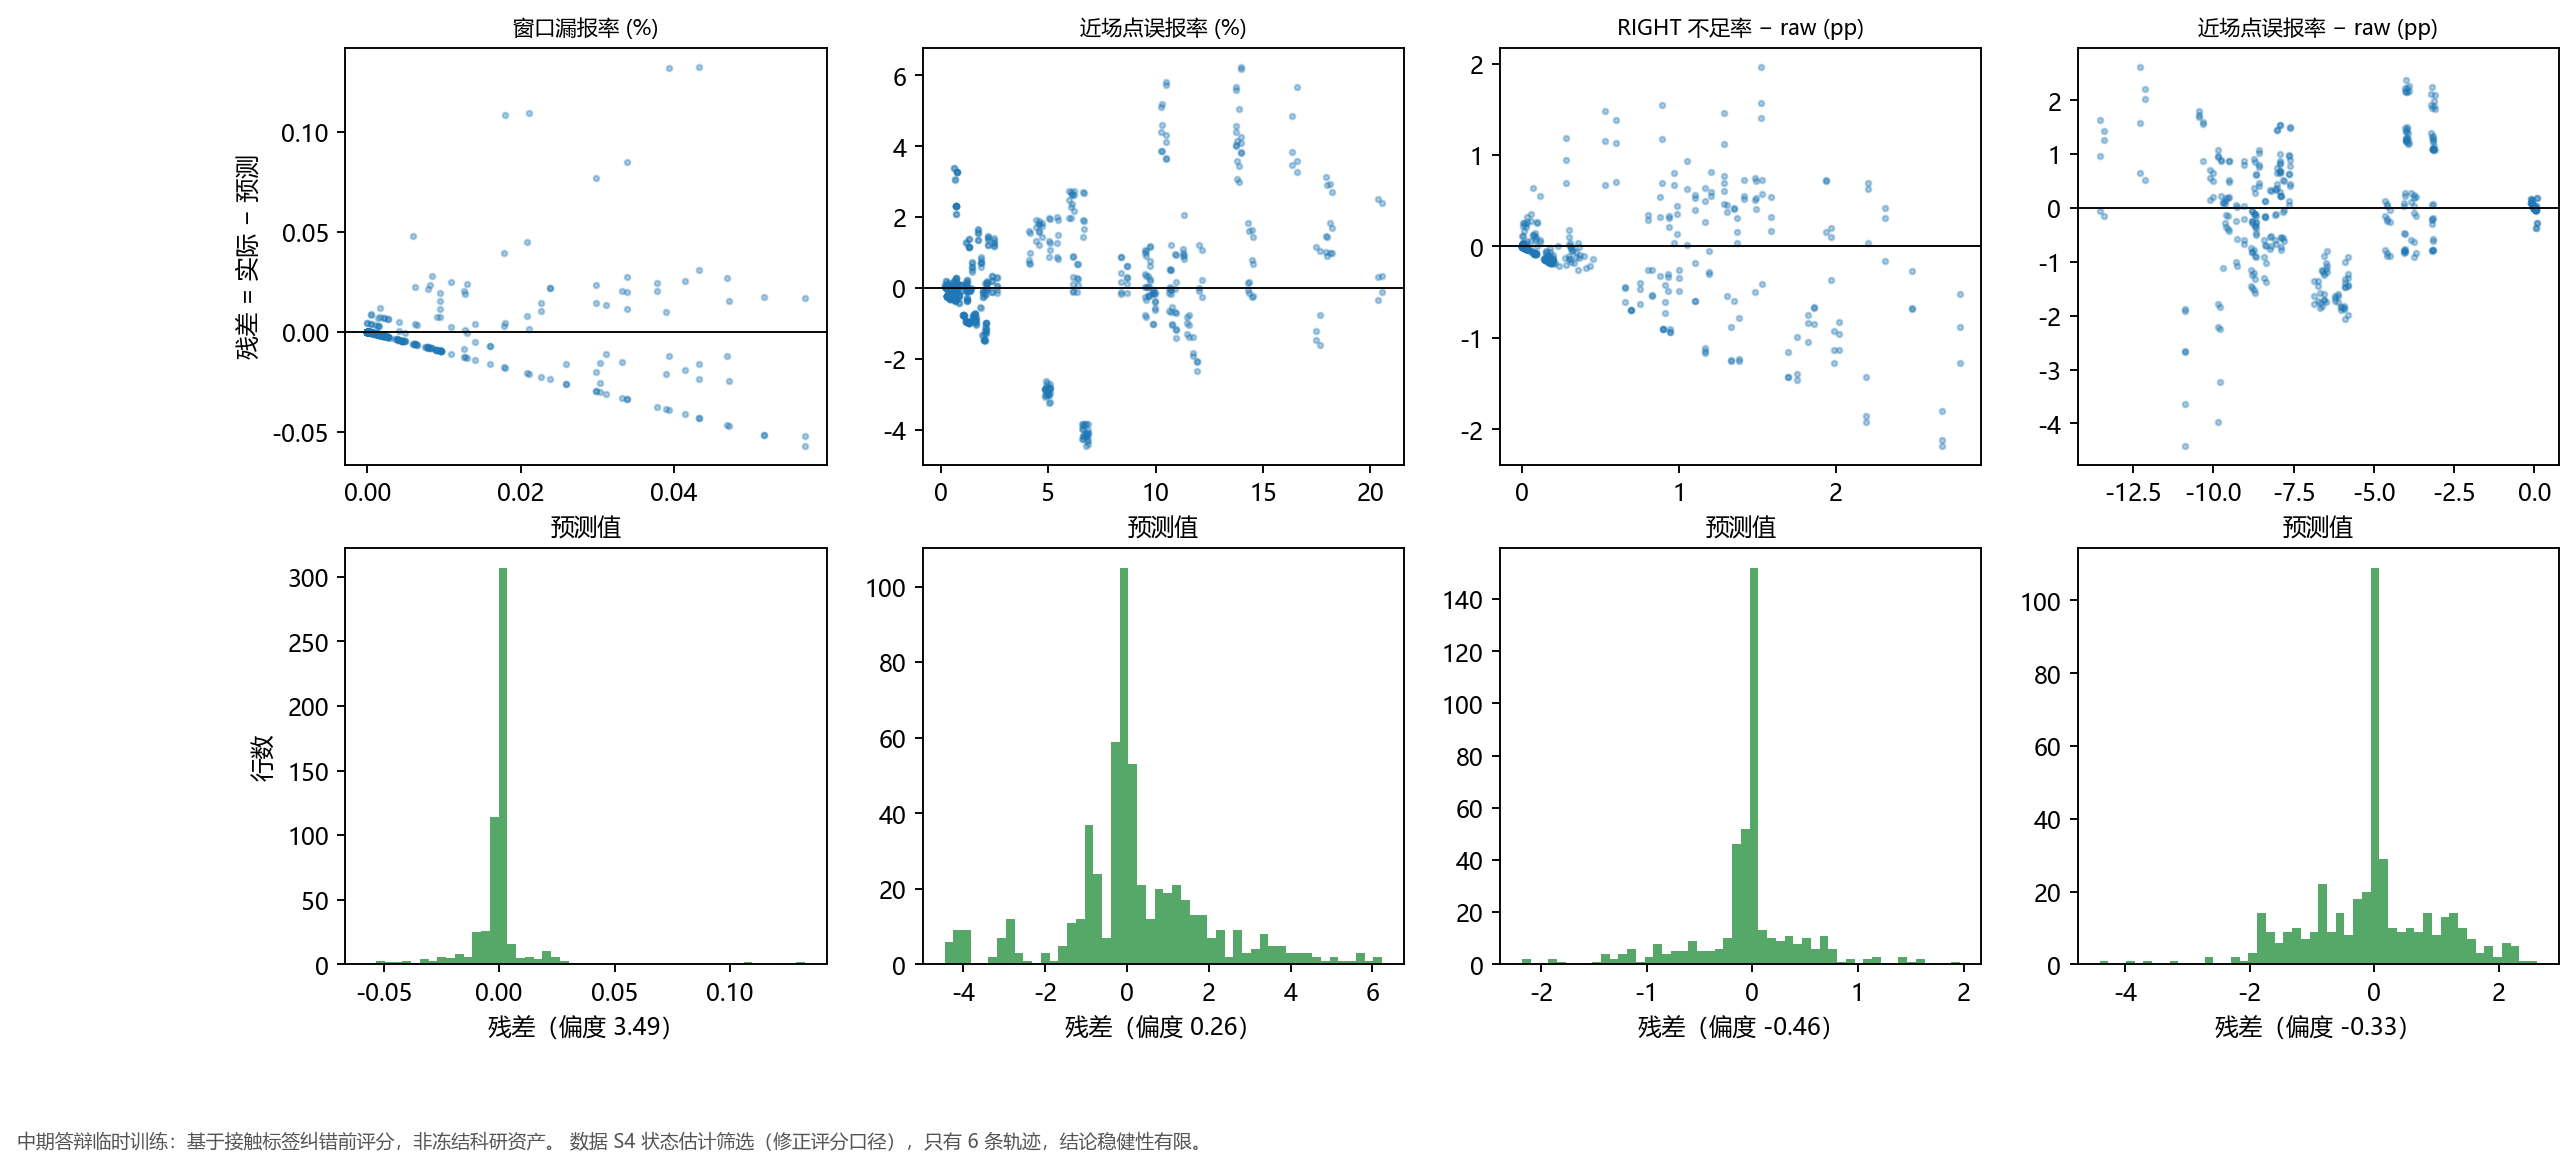

Recreate this plot in Python.
"""Tavotto entry: existing results only; no training, no simulation.
original_plot_code
"""
import sys
from pathlib import Path
LIBRARY=Path(__file__).resolve().parents[1]
SUPPORT=LIBRARY / "site-packages"
if str(SUPPORT) not in sys.path: sys.path.insert(0,str(SUPPORT))
from _support import draw

fig=draw('M2b_状态估计筛选', 'fig03_残差诊断')
fig.savefig(Path(__file__).parent / 'M2b__fig03_残差诊断.pdf')
